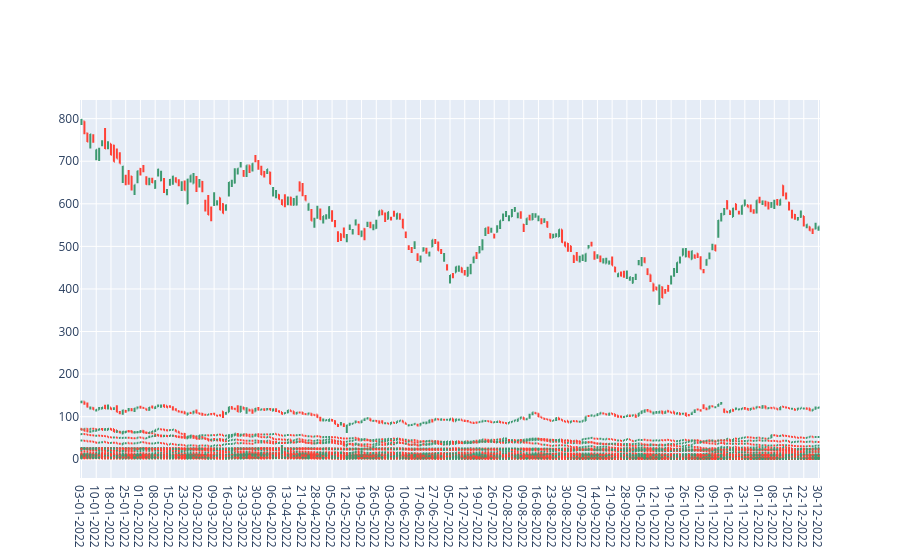

Notebook code cell kept with this figure:
### Code cell
fig = go.Figure(data=go.Ohlc(x=df['date'],
                open=df['open'],
                high=df['high'],
                low=df['low'],
                close=df['close']))
fig.update(layout_xaxis_rangeslider_visible=False)
fig.show()

### Figure 1 — Plotly figure (JSON) as saved in the notebook; plotly's stock layout.template omitted (floating-point values rounded to 4 significant figures; data arrays with more than 128 entries replaced by an {"elided": "..."} marker saying what was removed)
{"data": [{"close": {"elided": "7781 float values"}, "high": {"elided": "7781 float values"}, "low": {"elided": "7781 float values"}, "open": {"elided": "7781 float values"}, "type": "ohlc", "x": {"elided": "7781 str values"}}], "layout": {"xaxis": {"rangeslider": {"visible": false}}}}
